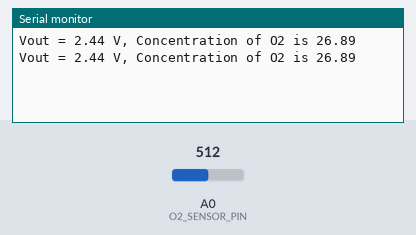
Simulated run of this sketch. Board: Arduino Uno, built with avr-gcc and run on an emulated ATmega328P. Parts: the last lines printed to the serial monitor. Inputs (shaded band) come from the test bench; at power-on: A0 (O2_SENSOR_PIN) = 512.

Above: at 1.2 s.
1.3 s: A0 (O2_SENSOR_PIN) set to 716
At 2.4 s:
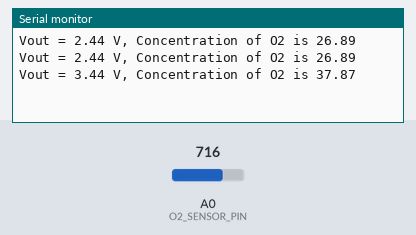
2.8 s: A0 (O2_SENSOR_PIN) set to 900
At 3.8 s:
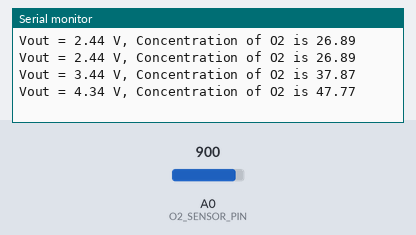
Timing chart, 0 to 5.8 s (numbered marks = the images above; inputs shaded):
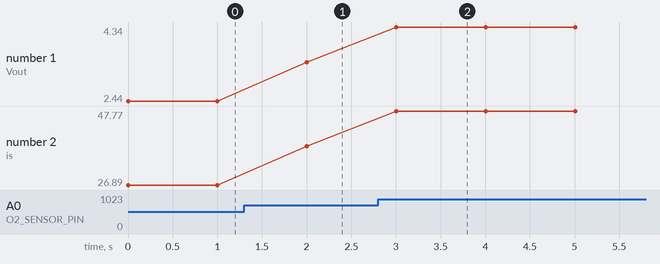

The sketch:

Oxygen.ino
```cpp
#define O2_SENSOR_PIN A0
#define VREF  5

void setup() {
  // put your setup code here, to run once:
  Serial.begin(115200);
}

void loop() {
  // put your main code here, to run repeatedly:

  Serial.print("Vout = ");
  Serial.print(readO2Vout(O2_SENSOR_PIN));
  Serial.print(" V, Concentration of O2 is ");
  Serial.println(readConcentration(O2_SENSOR_PIN));
  delay(1000);
}

float readO2Vout(uint8_t analogPin) {
  // Vout samples are with reference to 5V
  float MeasuredVout = (analogRead(analogPin) * (VREF / 1023.0)) - 0.06;
  return MeasuredVout;
}

float readConcentration(uint8_t analogPin) {
  float o2_concentrationInPercent;

  // Equation derived from linear relationship between O2 and voltage out
  o2_concentrationInPercent = readO2Vout(analogPin) * 11.0097;

  return o2_concentrationInPercent;
}
```

Measured:
- after the input at 1.3 s, the serial monitor: prints a new line after 0.70 s (image 1)
- after the input at 2.8 s, the serial monitor: prints a new line after 0.20 s (image 2)
- plotted number 1: 2.44 → 3.44 after the input at 1.3 s, 3.44 → 4.34 after the input at 2.8 s
- plotted number 2: 26.89 → 37.87 after the input at 1.3 s, 37.87 → 47.77 after the input at 2.8 s
